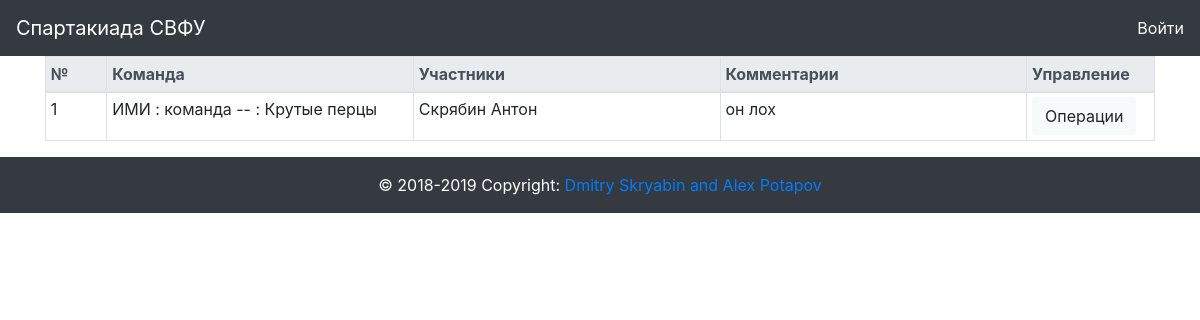
Page /CM/tmembertable/ on the committed database.
### sport/models.py (models this page shows, shortened)
class TeamMember(models.Model):
    team = models.ForeignKey(Team, verbose_name="Команда", db_index=True, on_delete=models.CASCADE)
    sportsman = models.ForeignKey(Person, verbose_name="Спортсмен", db_index=True, on_delete=models.CASCADE)
    comments = models.CharField(verbose_name = 'Комментарии', max_length = 512, blank = True, null = True)

class Team(models.Model):
    competition = models.ForeignKey(Competition, verbose_name="Соревнование", db_index=True, on_delete=models.CASCADE)
    organization = models.ForeignKey(Department, verbose_name="Организация", db_index=True, on_delete=models.CASCADE)
    name = models.CharField(max_length=100, verbose_name= "Название команды", db_index=True)
    not_resultable = models.BooleanField(verbose_name='В зачете', default=False)
    approved = models.BooleanField(verbose_name="Утвержден", default=False)
    def __str__(self):
        return self.organization.name + ' : команда -- : ' + self.name

class Department(models.Model):
    name = models.CharField(max_length=100, verbose_name="Организация", db_index=True)

class Person(models.Model):
    fio = models.CharField(max_length=300, verbose_name="ФИО", db_index=True)
    position = models.ForeignKey(Position, default=None, verbose_name='Должность', on_delete=models.CASCADE)
    def __str__(self):
        return self.fio

### sport/views.py (the view)
# urls.py: path('tmembertable/', views.team_member, name='team_member'),
def team_member(request):
    teamMember = TeamMember.objects.all()
    context={
        'teamMember': teamMember,
    }
    return render(request, 'sport/tmembertable.html', context)

### sport/template/sport/tmembertable.html (shortened to what this page needs)
{% extends "sport/index.html" %}
{% block tmember_table %}
        <div class="container">
            <table class="table table-hover table-bordered table-sm table-justified">
                <thead class="active thead-light">
                        <th class="table-warning" style="width: 4%">№</th>
                        <th style="width: 20%">Команда</th>
                        <th style="width: 20%">Участники</th>
                        <th style="width: 20%">Комментарии</th>
                        <th style="width: 3%">Управление</th>
                </thead>
                <tbody>
                    {% for t in teamMember %}
                    <tr>
                            <td>{{ forloop.counter }}</td>
                            <td>{{t.team}} </td>
                            <td>{{t.sportsman}} </td>
                            <td>{{t.comments}} </td>
                            <td>
                                <div class="dropdown">
                                    <a class="btn btn-light dropdown-toggle-none" role="button" id="dropdownMenuLink" data-toggle="dropdown" aria-haspopup="true" aria-expanded="false">
                                        Операции
                                    </a>
                                </div>
                            </td>
                    </tr>
                    {% endfor %}
                </tbody>
            </table>
        </div>
{% endblock %}

### rows in the picture
TeamMember: team "ИМИ : команда -- : Крутые перцы", sportsman "Скрябин Антон", comments "он лох"
